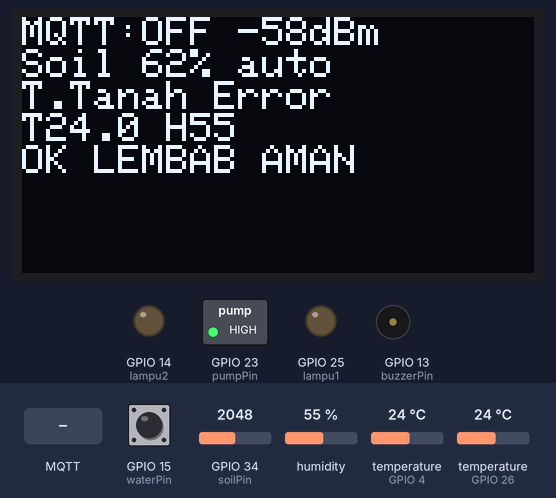
A sketch run on a simulated ESP32. On the bench: 128×64 one-colour display, switched loads named in the sketch (green lamp = pin HIGH), output pins drawn as LEDs (lit = HIGH), buzzer (waves = sounding). The test bench sets the inputs (shaded band); at power-on: GPIO 34 (soilPin) = 2048, GPIO 15 (waterPin) HIGH, humidity 55 %, temperature (sensors on GPIO 4, GPIO 26) 24 °C. WiFi joins after 1.5 s; servers stay silent unless stated; random numbers use the default seed unless the sketch sets one; no MQTT or app messages arrive unless stated; what the sketch prints to the serial monitor is not drawn.

Above: at 4.5 s.
4.6 s: GPIO 34 (soilPin) set to 2425
At 5.8 s:
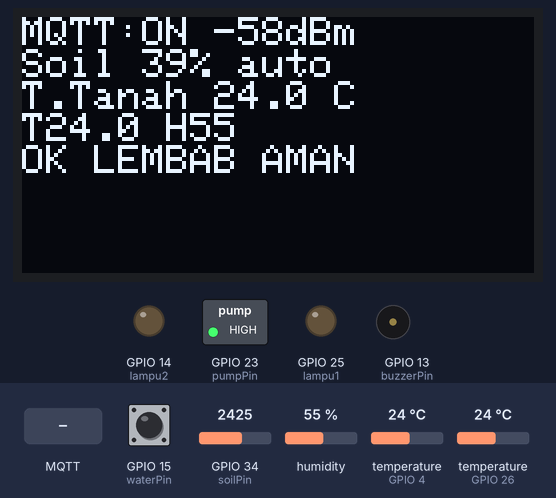
7.0 s: GPIO 34 (soilPin) set to 2542
At 7.74 s:
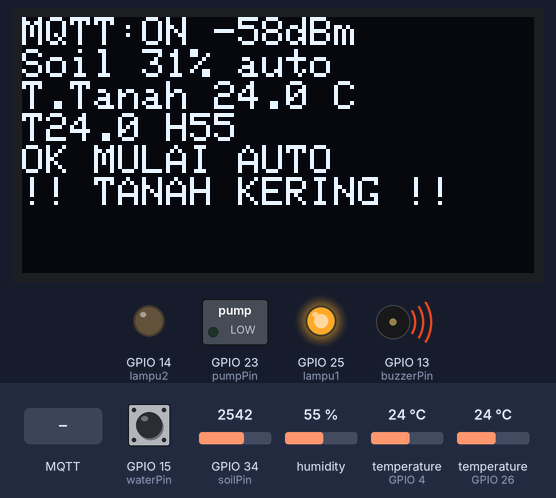
9.5 s: GPIO 15 (waterPin) pulled LOW for 0.15 s
At 9.74 s:
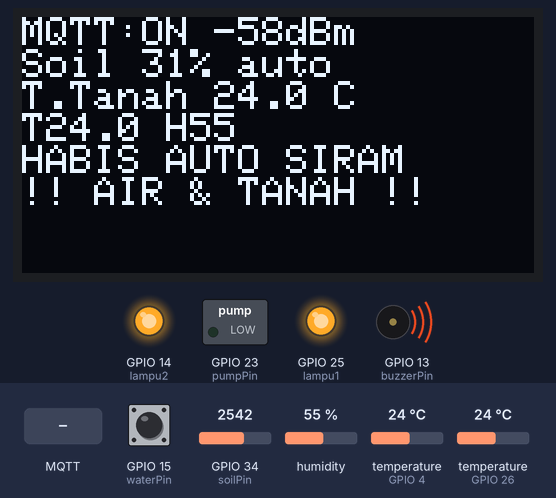
10.2 s: MQTT message "pump_on" arrives on the first subscribed topic
At 10.74 s:
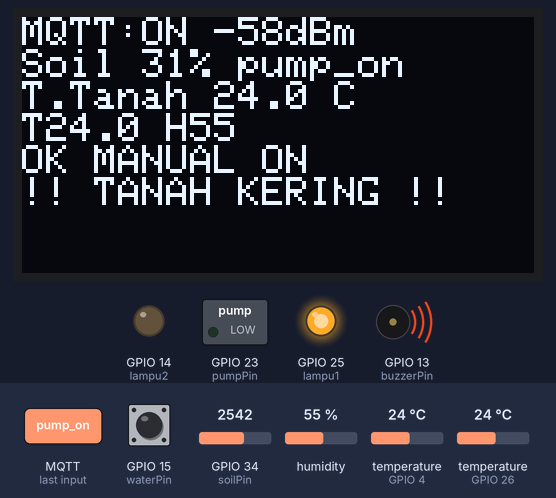
12.5 s: MQTT message "auto" arrives on the first subscribed topic
At 13.74 s:
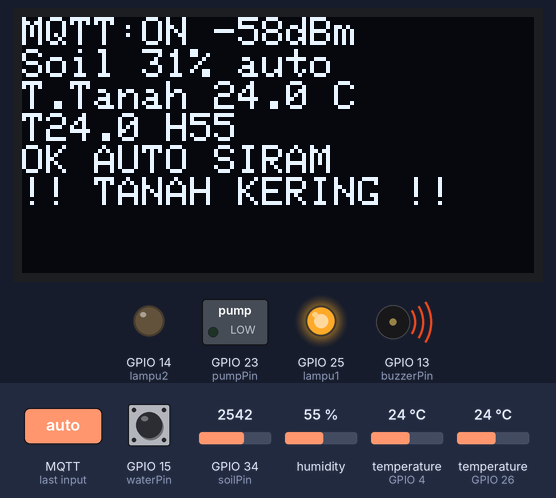
19.3 s: GPIO 15 (waterPin) pulled LOW for 3.2 s
At 21.96 s:
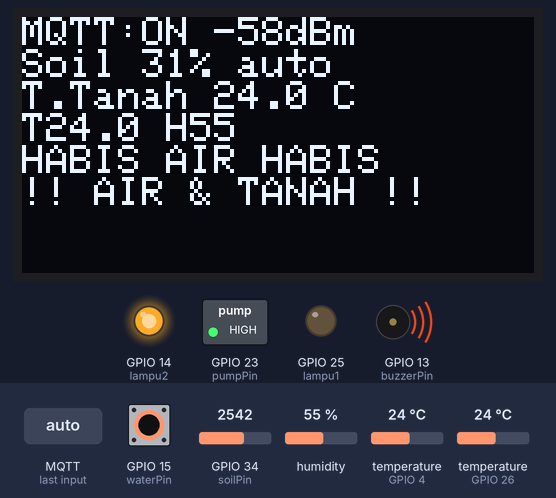
Timing chart, 0 to 24.1 s (numbered marks = the images above; inputs shaded):
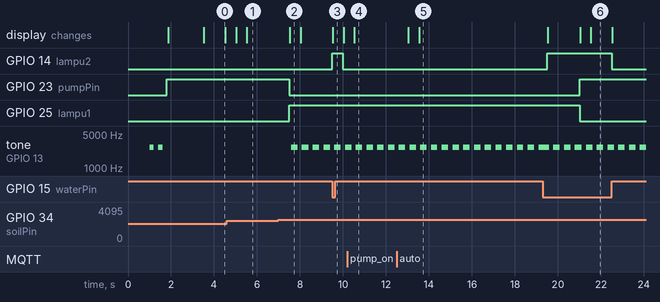

The sketch:

iot_penyiram_binus.ino
```cpp
/*
 * Smart Garden Bawang Merah - MQTT v3
 * Board  : ESP32 (Arduino IDE)
 * Library: PubSubClient, ArduinoJson (v7), DHT sensor library, Adafruit SSD1306, Adafruit GFX,
 *          OneWire, DallasTemperature   <-- BARU (untuk DS18B20)
 *
 * Komunikasi (tanpa HTTP API):
 *   Publish   binus/garden/sensor/data  -> JSON sensor tiap 10 detik
 *                                          + LANGSUNG saat pompa / mode / tandon / alarm berubah
 *                                          (disimpan Laravel lewat `php artisan mqtt:listen`,
 *                                           tampil live di dashboard lewat MQTT WebSocket)
 *   Subscribe binus/garden/pump/cmd     -> "auto" | "pump_on" | "pump_off" (tombol di dashboard)
 *
 * Kalibrasi & logika sensor disamakan dengan project lama (versi HTTP 3 API):
 *   - Water level float switch di D15 (sama dengan project lama)
 *   - Siklus baca sensor + logika pompa + OLED tiap 500 ms (dulu delay(500) di akhir loop),
 *     dibuat non-blocking supaya MQTT tetap responsif
 *
 * Kenapa publish saat berubah?
 *   Siram otomatis hanya 8 detik, sedangkan publish rutin tiap 10 detik. Tanpa publish saat
 *   berubah, pompa ON sering terjadi di antara dua publish sehingga tidak tercatat di dashboard,
 *   dan tombol pompa di dashboard baru terkonfirmasi sampai 10 detik kemudian.
 *
 * Pin:
 *   Soil Moisture Capacitive : D34 (ADC)
 *   Water Level Float Switch : D15 (INPUT_PULLUP, LOW = air habis)
 *   DHT11                    : D4   (tetap dikirim & disimpan, tidak ditampilkan di website)
 *   DS18B20 (suhu tanah)     : 26 (OneWire, WAJIB resistor pull-up 4.7k ke 3.3V)   <-- BARU
 *   Pompa Air (relay)        : D23 (relay aktif LOW)
 *   Lampu Indikator 1        : D25 (pompa menyala)
 *   Lampu Indikator 2        : D14 (air tandon habis)
 *   Buzzer (PASIF)           : D13 (dibunyikan dengan tone 2700 Hz)
 *   OLED SSD1306             : SDA 32, SCL 27, alamat 0x3C
 *
 * Buzzer (DIPERBAIKI):
 *   Bunyi TERUS MENERUS selama AIR TANDON HABIS ATAU TANAH KERING.
 *   Langsung berhenti begitu kondisinya hilang.
 *   - BUZZER_NYALA_TERUS true  -> bunyi panjang tanpa jeda
 *   - BUZZER_NYALA_TERUS false -> bunyi "bip-bip-bip" tanpa henti (default, lebih jelas terdengar)
 *   - ALARM_BUTUH_KEDUANYA true -> hanya bunyi kalau air habis DAN tanah kering
 */

#include <Wire.h>
#include <Adafruit_GFX.h>
#include <Adafruit_SSD1306.h>
#include <WiFi.h>
#include <PubSubClient.h>
#include <ArduinoJson.h>
#include <DHT.h>
#include <OneWire.h>
#include <DallasTemperature.h>

const char* ssid = "AKUT SB";
const char* password = "samganteng#77";

// --- KONFIGURASI MQTT ---
const char* mqtt_server = "broker.hivemq.com";
const int mqtt_port = 1883;
const char* mqtt_user = "";
const char* mqtt_password = "";
const char* topic_publish = "binus/garden/sensor/data";
const char* topic_subscribe = "binus/garden/pump/cmd";

#define SDA_PIN 32
#define SCL_PIN 27
#define DHTPIN 4
#define DHTTYPE DHT11

// === DS18B20 SUHU TANAH ===
#define ONE_WIRE_PIN 26
const unsigned long INTERVAL_DS18B20 = 1000; // resolusi 12-bit butuh ~750 ms per konversi

// === SAMA DENGAN PROJECT LAMA ===
const int soilPin = 34, waterPin = 15, pumpPin = 23, lampu1 = 25, lampu2 = 14;

// === BUZZER ===
const int buzzerPin = 13;
#define BUZZER_PASIF true          // buzzer pasif (hanya bunyi "klik" tanpa tone) -> true
#define BUZZER_AKTIF_HIGH true     // buzzer aktif: bunyi saat pin HIGH
#define BUZZER_NYALA_TERUS false   // true = bunyi panjang tanpa jeda, false = bip-bip tanpa henti
#define ALARM_BUTUH_KEDUANYA false // false = air habis ATAU tanah kering (sesuai permintaan)
const int BUZZER_FREQ = 2700;      // frekuensi nada buzzer pasif (coba 2500-4000 kalau kurang nyaring)
const unsigned long BEEP_ON = 300, BEEP_OFF = 200;

// === KALIBRASI SENSOR (SAMA DENGAN PROJECT LAMA) ===
const int SOIL_DRY = 3050, SOIL_WET = 1450, BATAS_KERING = 35;
const long DURASI_SIRAM = 8000, JEDA_SIRAM = 7200000;
#define FLOAT_HABIS LOW
#define RELAY_LOW true

const unsigned long INTERVAL_SENSOR = 500;    // sama dengan delay(500) project lama
const unsigned long INTERVAL_PUBLISH = 10000; // publish MQTT rutin tiap 10 detik
const unsigned long INTERVAL_MQTT_RETRY = 5000;
const unsigned long JEDA_PUBLISH_MIN = 1000;  // BARU: batas publish saat berubah (maks 1x per detik)

Adafruit_SSD1306 display(128, 64, &Wire, -1);
DHT dht(DHTPIN, DHTTYPE);
OneWire oneWire(ONE_WIRE_PIN);
DallasTemperature ds18b20(&oneWire);
WiFiClient espClient;
PubSubClient client(espClient);

unsigned long lastSend = 0, lastSiram = 0, lastWiFiCheck = 0, lastPumpCheck = 0;
unsigned long lastSensor = 0, lastMqttRetry = 0;
bool sedangSiram = false;
unsigned long mulaiSiram = 0;
String pumpCommand = "auto";

// BARU: state terakhir yang sudah dikirim, untuk mendeteksi perubahan
bool perluPublish = true;
bool lastPompaTerkirim = false, lastHabisTerkirim = false, lastAlarmTerkirim = false;
String lastCommandTerkirim = "";

// state DS18B20 (non-blocking)
float suhuTanah = NAN;
bool dsValid = false;
bool dsAda = false;
unsigned long lastDsRequest = 0;

// state buzzer (non-blocking)
bool alarmAktif = false;
bool buzzerState = false;
unsigned long beepTimer = 0;

void setPump(bool nyala) {
  digitalWrite(pumpPin, RELAY_LOW ? (nyala ? LOW : HIGH) : (nyala ? HIGH : LOW));
}

void setBuzzer(bool nyala) {
  if (nyala == buzzerState) return; // hindari tone() dipanggil berulang
  buzzerState = nyala;
  if (BUZZER_PASIF) {
    if (nyala) tone(buzzerPin, BUZZER_FREQ); else noTone(buzzerPin);
  } else {
    digitalWrite(buzzerPin, BUZZER_AKTIF_HIGH ? (nyala ? HIGH : LOW) : (nyala ? LOW : HIGH));
  }
}

// Dipanggil tiap loop: bunyi terus selama alarmAktif, langsung diam saat alarm hilang
void updateBuzzer() {
  unsigned long now = millis();

  if (!alarmAktif) {
    setBuzzer(false);
    return;
  }

  if (BUZZER_NYALA_TERUS) {
    setBuzzer(true);
    return;
  }

  // Pola bip-bip tanpa henti
  if (buzzerState) {
    if (now - beepTimer >= BEEP_ON) { setBuzzer(false); beepTimer = now; }
  } else {
    if (now - beepTimer >= BEEP_OFF) { setBuzzer(true); beepTimer = now; }
  }
}

// Baca hasil konversi sebelumnya lalu minta konversi baru (tanpa menunggu 750 ms)
void updateDS18B20() {
  unsigned long now = millis();
  if (now - lastDsRequest < INTERVAL_DS18B20) return;

  if (lastDsRequest != 0) {
    float t = ds18b20.getTempCByIndex(0);
    // -127 = sensor tidak terbaca, 85 = nilai reset (konversi belum selesai / kabel bermasalah)
    if (t == DEVICE_DISCONNECTED_C || t == 85.0f || t < -55.0f || t > 125.0f) {
      dsValid = false;
    } else {
      suhuTanah = t;
      dsValid = true;
    }
  }

  ds18b20.requestTemperatures(); // kembali langsung karena setWaitForConversion(false)
  lastDsRequest = now;
}

void mqttCallback(char* topic, byte* payload, unsigned int length) {
  String message = "";
  for (unsigned int i = 0; i < length; i++) message += (char)payload[i];
  message.trim();

  Serial.println("\n========== PERINTAH MASUK ==========");
  Serial.printf("Topik  : %s\n", topic);
  Serial.printf("Pesan  : %s\n", message.c_str());
  Serial.printf("Waktu  : %lu detik\n", millis()/1000);
  Serial.println("====================================\n");

  // Project lama hanya menerima nilai perintah yang valid dari server
  if (message == "auto" || message == "pump_on" || message == "pump_off") {
    pumpCommand = message;
    lastPumpCheck = millis();
    perluPublish = true; // BARU: dashboard langsung dapat konfirmasi mode baru
  } else {
    Serial.println("[MQTT] Perintah tidak dikenal, diabaikan.");
  }
}

void reconnect() {
  if (client.connected()) return;
  if (millis() - lastMqttRetry < INTERVAL_MQTT_RETRY) return;
  lastMqttRetry = millis();
  if (WiFi.status() != WL_CONNECTED) return;

  Serial.println("\n[MQTT] Mencoba konek ke broker.hivemq.com ...");
  String clientId = "ESP32-BAMER-" + String(random(0xffff), HEX);

  if (client.connect(clientId.c_str(), mqtt_user, mqtt_password)) {
    Serial.println("[MQTT] ✓ BERHASIL TERKONEKSI!");
    Serial.printf("[MQTT] Subscribe ke: %s\n", topic_subscribe);
    client.subscribe(topic_subscribe);
    perluPublish = true; // BARU: kirim kondisi terkini setelah (re)connect
  } else {
    Serial.printf("[MQTT] ✗ GAGAL rc=%d\n", client.state());
  }
}

void ensureWiFi(){
  if (WiFi.status() == WL_CONNECTED) return;
  Serial.println("[WiFi] Terputus, reconnect...");
  WiFi.disconnect(true); delay(500);
  WiFi.begin(ssid, password);
  WiFi.setSleep(false);
}

// === SAMA DENGAN PROJECT LAMA: rata-rata 10 sampel ===
int bacaSoil() {
  long t = 0;
  for (int i = 0; i < 10; i++) { t += analogRead(soilPin); delay(10); }
  return t / 10;
}

void setup() {
  Serial.begin(115200);
  delay(1000);
  Serial.println("\n\n");
  Serial.println("==========================================");
  Serial.println("  SMART GARDEN BAWANG MERAH - MQTT v3");
  Serial.println("==========================================");

  pinMode(pumpPin, OUTPUT);
  pinMode(lampu1, OUTPUT);
  pinMode(lampu2, OUTPUT);
  pinMode(waterPin, INPUT_PULLUP);
  pinMode(buzzerPin, OUTPUT);
  buzzerState = true;   // paksa setBuzzer(false) benar-benar menulis pin
  setBuzzer(false);

  // Tes buzzer saat start: bunyi 2x (memastikan buzzer berfungsi)
  for (int i = 0; i < 2; i++) { setBuzzer(true); delay(200); setBuzzer(false); delay(200); }

  setPump(false);
  digitalWrite(lampu1, LOW);
  digitalWrite(lampu2, LOW);

  Wire.begin(SDA_PIN, SCL_PIN);
  display.begin(SSD1306_SWITCHCAPVCC, 0x3C);
  dht.begin();

  // === DS18B20 ===
  ds18b20.begin();
  ds18b20.setResolution(12);
  ds18b20.setWaitForConversion(false); // non-blocking
  dsAda = ds18b20.getDeviceCount() > 0;
  Serial.printf("[DS18B20] Sensor terdeteksi: %d di GPIO%d\n", ds18b20.getDeviceCount(), ONE_WIRE_PIN);
  if (!dsAda) Serial.println("[DS18B20] ✗ Tidak terdeteksi, cek kabel & resistor pull-up 4.7k");

  WiFi.mode(WIFI_STA);
  WiFi.setSleep(false);
  WiFi.setTxPower(WIFI_POWER_19_5dBm);
  WiFi.begin(ssid, password);

  display.clearDisplay(); display.setCursor(0,0); display.setTextColor(1);
  display.println("Connecting WiFi..."); display.display();

  Serial.printf("[WiFi] Menghubungkan ke %s\n", ssid);
  int c = 0;
  while (WiFi.status() != WL_CONNECTED && c < 20) {
    delay(500);
    Serial.print(".");
    c++;
  }

  if (WiFi.status() == WL_CONNECTED) {
    Serial.printf("\n[WiFi] ✓ TERHUBUNG! IP: %s | RSSI: %d dBm\n", WiFi.localIP().toString().c_str(), WiFi.RSSI());
  } else {
    Serial.println("\n[WiFi] ✗ GAGAL KONEK (akan dicoba ulang otomatis)");
  }

  client.setServer(mqtt_server, mqtt_port);
  client.setCallback(mqttCallback);
  client.setKeepAlive(60);
  // Default buffer PubSubClient hanya 256 byte, JSON sensor ~400 byte -> publish gagal diam-diam.
  client.setBufferSize(1024);

  // SAMA DENGAN PROJECT LAMA: boleh langsung siram saat start bila tanah kering
  lastSiram = millis() - JEDA_SIRAM;
  Serial.println("==========================================\n");
}

void loop() {
  if (millis() - lastWiFiCheck > 15000) { lastWiFiCheck = millis(); ensureWiFi(); }

  reconnect();
  client.loop();
  updateBuzzer();
  updateDS18B20();

  // Siklus sensor tiap 500 ms (pengganti delay(500) project lama, non-blocking)
  if (millis() - lastSensor < INTERVAL_SENSOR) return;
  lastSensor = millis();

  // ===== BACA SENSOR (SAMA DENGAN PROJECT LAMA) =====
  int raw = bacaSoil();
  int persen = constrain(map(raw, SOIL_DRY, SOIL_WET, 0, 100), 0, 100);
  int wRaw = digitalRead(waterPin);
  bool habis = (wRaw == FLOAT_HABIS);
  float hum = dht.readHumidity();
  float temp = dht.readTemperature();
  bool valid = !isnan(hum) && !isnan(temp);

  // ===== LOGIKA POMPA (SAMA DENGAN PROJECT LAMA) =====
  bool pompaOn = false;
  unsigned long now = millis();
  String stat;

  if (pumpCommand == "pump_on") {
    setPump(true); pompaOn = true; stat = "MANUAL ON"; sedangSiram = false;
  }
  else if (pumpCommand == "pump_off") {
    setPump(false); stat = "MANUAL OFF"; sedangSiram = false;
  }
  else {
    if (sedangSiram) {
      if (now - mulaiSiram >= DURASI_SIRAM) {
        setPump(false); sedangSiram = false; lastSiram = now; stat = "SELESAI";
      } else {
        setPump(true); pompaOn = true; stat = "AUTO SIRAM";
      }
    } else {
      if (habis) {
        stat = "AIR HABIS"; setPump(false);
      } else if (persen < BATAS_KERING && now - lastSiram >= JEDA_SIRAM) {
        setPump(true); sedangSiram = true; mulaiSiram = now; pompaOn = true; stat = "MULAI AUTO";
      } else {
        stat = persen < BATAS_KERING ? "TUNGGU" : "LEMBAB AMAN"; setPump(false);
      }
    }
  }

  digitalWrite(lampu1, pompaOn ? HIGH : LOW);
  digitalWrite(lampu2, habis ? HIGH : LOW);

  // ===== BUZZER (bunyi terus selama kondisi alarm) =====
  bool kering = persen < BATAS_KERING;
  alarmAktif = ALARM_BUTUH_KEDUANYA ? (habis && kering) : (habis || kering);

  // ===== OLED =====
  display.clearDisplay(); display.setCursor(0,0); display.setTextColor(1);
  display.printf("MQTT:%s %ddBm\n", client.connected() ? "ON" : "OFF", WiFi.RSSI());
  display.printf("Soil %d%% %s\n", persen, pumpCommand.c_str());
  if (dsValid) display.printf("T.Tanah %.1f C\n", suhuTanah);
  else display.println("T.Tanah Error");
  if (valid) display.printf("T%.1f H%.0f\n", temp, hum);
  else display.println("DHT Error");
  display.printf("%s %s\n", habis ? "HABIS" : "OK", stat.c_str());
  if (alarmAktif) display.println(habis && kering ? "!! AIR & TANAH !!" : (habis ? "!! AIR HABIS !!" : "!! TANAH KERING !!"));
  display.display();

  // ===== PUBLISH MQTT =====
  // BARU: kirim langsung bila pompa / mode / tandon / alarm berubah, selain publish rutin tiap 10 detik
  bool berubah = perluPublish
    || pompaOn != lastPompaTerkirim
    || habis != lastHabisTerkirim
    || alarmAktif != lastAlarmTerkirim
    || pumpCommand != lastCommandTerkirim;
  bool waktunyaRutin = millis() - lastSend > INTERVAL_PUBLISH;
  bool bolehKirimCepat = millis() - lastSend >= JEDA_PUBLISH_MIN;

  if (waktunyaRutin || (berubah && bolehKirimCepat)) {
    if (WiFi.status() != WL_CONNECTED) return;
    if (!client.connected()) return;
    lastSend = millis();

    // DATA MASTER - FIELD SAMA DENGAN PROJECT LAMA + DS18B20
    JsonDocument master;
    master["device_id"] = "ESP32-BAMER-01";
    master["tanaman"] = "bawang_merah";
    master["soil_percent"] = persen;
    master["soil_raw"] = raw;
    master["soil_temperature"] = dsValid ? suhuTanah : 0;   // BARU: suhu tanah DS18B20 (°C)
    master["soil_temperature_valid"] = dsValid;             // BARU
    master["temperature"] = valid ? temp : 0;
    master["humidity"] = valid ? hum : 0;
    master["water_raw"] = wRaw;
    master["water_level_status"] = habis ? "EMPTY" : "OK";
    master["is_water_empty"] = habis;
    master["is_soil_dry"] = kering;
    master["pump_status"] = pompaOn ? "ON" : "OFF";
    master["relay_d23"] = pompaOn;
    master["pump_command"] = pumpCommand;
    master["pump_command_local"] = pumpCommand;
    master["buzzer_alarm"] = alarmAktif;                    // BARU

    String payload;
    serializeJson(master, payload);
    bool terkirim = client.publish(topic_publish, payload.c_str());

    if (terkirim) {
      perluPublish = false;
      lastPompaTerkirim = pompaOn;
      lastHabisTerkirim = habis;
      lastAlarmTerkirim = alarmAktif;
      lastCommandTerkirim = pumpCommand;
    }

    // SERIAL MONITOR RAPIH
    Serial.println("--------------------------------------------------");
    Serial.printf("| WAKTU: %lu detik | WiFi: %d dBm | MQTT: %s\n", millis()/1000, WiFi.RSSI(), client.connected() ? "OK" : "PUTUS");
    Serial.printf("| Publish: %s (%d byte)%s\n", terkirim ? "TERKIRIM" : "GAGAL", payload.length(), waktunyaRutin ? "" : " [perubahan]");
    Serial.println("--------------------------------------------------");
    Serial.printf("| Tanah : %3d%% (raw %4d) | %s\n", persen, raw, kering ? "KERING" : "LEMBAB");
    if (dsValid) Serial.printf("| Suhu Tanah (DS18B20): %.2f C\n", suhuTanah);
    else Serial.println("| Suhu Tanah (DS18B20): ERROR");
    if (valid) Serial.printf("| Udara : Suhu %.1f C | Hum %.0f%%\n", temp, hum);
    else Serial.println("| Udara : DHT ERROR");
    Serial.printf("| Air   : %s (pin %d) | Pompa : %s (%s)\n", habis ? "HABIS" : "OK", wRaw, pompaOn ? "NYALA" : "MATI", stat.c_str());
    Serial.printf("| Buzzer: %s\n", alarmAktif ? "ALARM" : "DIAM");
    Serial.printf("| Perintah: %s\n", pumpCommand.c_str());
    Serial.println("--------------------------------------------------");
    Serial.println(payload);
    Serial.println("--------------------------------------------------\n");
  }
}
```

Measured:
- the behaviour switches between 2490 and 2491 on GPIO 34 (soilPin) (found by bisection; images 1 and 2)
- after the input at 7.0 s, GPIO 23 (pumpPin): HIGH → LOW after 0.50 s; GPIO 25 (lampu1): LOW → HIGH after 0.50 s; tone on GPIO 13 (buzzerPin): alternates 2700 Hz for 0.30 s and silent for 0.20 s, starting after 0.59 s; the display: changes after 0.53 s (image 2)
- after the input at 9.5 s, GPIO 14 (lampu2): LOW → HIGH at once, → LOW 0.50 s later; the display: changes at once (image 3)
- after the input at 10.2 s, the display: changes after 0.33 s (image 4)
- after the input at 12.5 s, the display: first changes after 0.53 s (image 5 shows a later state)
- after the input at 19.3 s, GPIO 14 (lampu2): LOW → HIGH after 0.20 s, → LOW 3.0 s later
- what the display in image 0 shows lasts 1.0 s, from 3.5 s to 4.5 s
